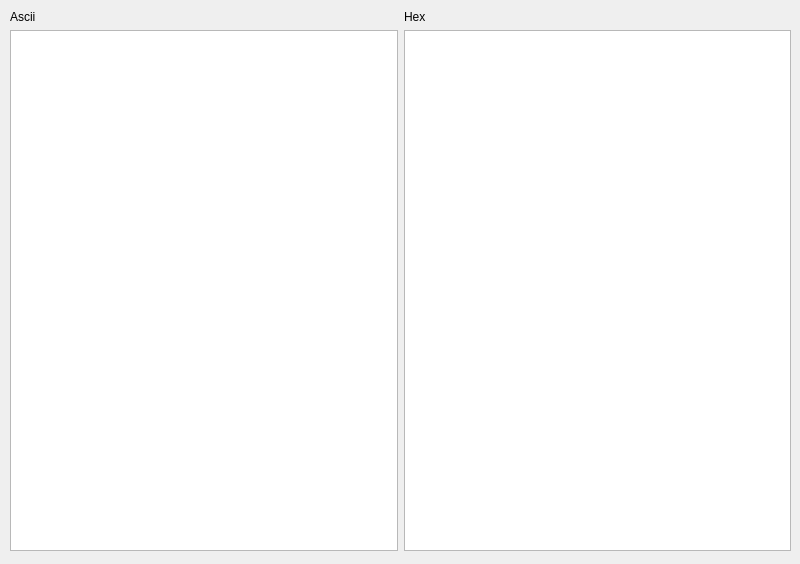
<?xml version="1.0" encoding="UTF-8"?>
<ui version="4.0">
 <class>HexEditor</class>
 <widget class="QMainWindow" name="HexEditor">
  <property name="geometry">
   <rect>
    <x>0</x>
    <y>0</y>
    <width>800</width>
    <height>564</height>
   </rect>
  </property>
  <property name="windowTitle">
   <string>Hex Editor</string>
  </property>
  <widget class="QWidget" name="centralwidget">
   <widget class="QWidget" name="gridLayoutWidget">
    <property name="geometry">
     <rect>
      <x>10</x>
      <y>10</y>
      <width>781</width>
      <height>541</height>
     </rect>
    </property>
    <layout class="QGridLayout" name="gridLayout">
     <item row="0" column="1">
      <widget class="QLabel" name="label_2">
       <property name="text">
        <string>Hex</string>
       </property>
      </widget>
     </item>
     <item row="0" column="0">
      <widget class="QLabel" name="label">
       <property name="text">
        <string>Ascii</string>
       </property>
      </widget>
     </item>
     <item row="1" column="0">
      <widget class="QTextEdit" name="asciiEdit"/>
     </item>
     <item row="1" column="1">
      <widget class="QTextEdit" name="hexEdit"/>
     </item>
    </layout>
   </widget>
  </widget>
 </widget>
 <resources/>
 <connections/>
</ui>
